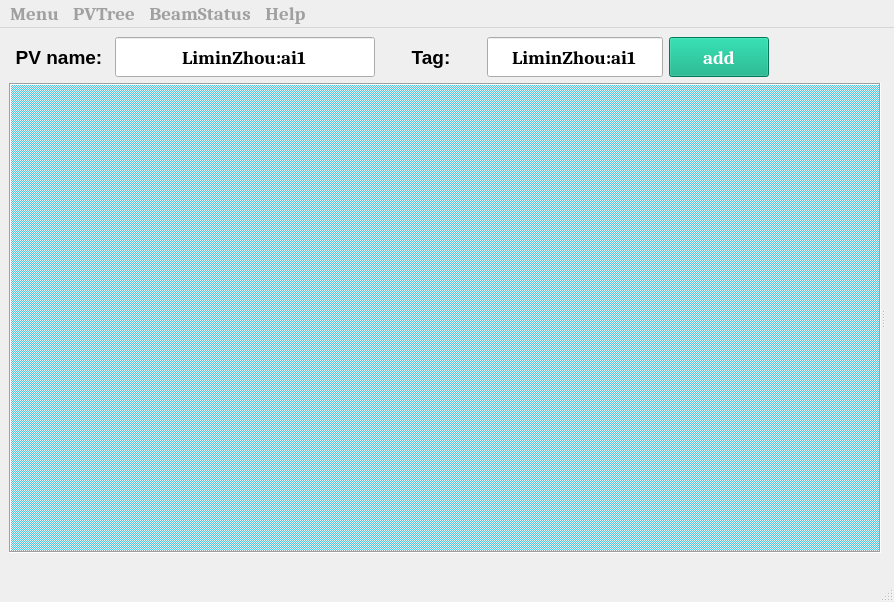
<?xml version="1.0" encoding="UTF-8"?>
<ui version="4.0">
 <class>MainWindow</class>
 <widget class="QMainWindow" name="MainWindow">
  <property name="geometry">
   <rect>
    <x>0</x>
    <y>0</y>
    <width>894</width>
    <height>602</height>
   </rect>
  </property>
  <property name="windowTitle">
   <string>MainWindow</string>
  </property>
  <widget class="QWidget" name="centralwidget">
   <layout class="QGridLayout" name="gridLayout">
    <item row="0" column="0">
     <layout class="QVBoxLayout" name="verticalLayout_2">
      <item>
       <layout class="QVBoxLayout" name="verticalLayout">
        <item>
         <layout class="QHBoxLayout" name="horizontalLayout">
          <item>
           <widget class="QLabel" name="label_5">
            <property name="sizePolicy">
             <sizepolicy hsizetype="Fixed" vsizetype="Fixed">
              <horstretch>0</horstretch>
              <verstretch>0</verstretch>
             </sizepolicy>
            </property>
            <property name="minimumSize">
             <size>
              <width>100</width>
              <height>40</height>
             </size>
            </property>
            <property name="maximumSize">
             <size>
              <width>100</width>
              <height>40</height>
             </size>
            </property>
            <property name="palette">
             <palette>
              <active>
               <colorrole role="WindowText">
                <brush brushstyle="SolidPattern">
                 <color alpha="255">
                  <red>255</red>
                  <green>85</green>
                  <blue>0</blue>
                 </color>
                </brush>
               </colorrole>
               <colorrole role="Text">
                <brush brushstyle="SolidPattern">
                 <color alpha="255">
                  <red>0</red>
                  <green>170</green>
                  <blue>255</blue>
                 </color>
                </brush>
               </colorrole>
               <colorrole role="ButtonText">
                <brush brushstyle="SolidPattern">
                 <color alpha="255">
                  <red>0</red>
                  <green>255</green>
                  <blue>255</blue>
                 </color>
                </brush>
               </colorrole>
              </active>
              <inactive>
               <colorrole role="WindowText">
                <brush brushstyle="SolidPattern">
                 <color alpha="255">
                  <red>0</red>
                  <green>0</green>
                  <blue>0</blue>
                 </color>
                </brush>
               </colorrole>
               <colorrole role="Text">
                <brush brushstyle="SolidPattern">
                 <color alpha="255">
                  <red>0</red>
                  <green>0</green>
                  <blue>0</blue>
                 </color>
                </brush>
               </colorrole>
               <colorrole role="ButtonText">
                <brush brushstyle="SolidPattern">
                 <color alpha="255">
                  <red>0</red>
                  <green>0</green>
                  <blue>0</blue>
                 </color>
                </brush>
               </colorrole>
              </inactive>
              <disabled>
               <colorrole role="WindowText">
                <brush brushstyle="SolidPattern">
                 <color alpha="255">
                  <red>120</red>
                  <green>120</green>
                  <blue>120</blue>
                 </color>
                </brush>
               </colorrole>
               <colorrole role="Text">
                <brush brushstyle="SolidPattern">
                 <color alpha="255">
                  <red>120</red>
                  <green>120</green>
                  <blue>120</blue>
                 </color>
                </brush>
               </colorrole>
               <colorrole role="ButtonText">
                <brush brushstyle="SolidPattern">
                 <color alpha="255">
                  <red>120</red>
                  <green>120</green>
                  <blue>120</blue>
                 </color>
                </brush>
               </colorrole>
              </disabled>
             </palette>
            </property>
            <property name="font">
             <font>
              <family>Arial</family>
              <pointsize>14</pointsize>
              <bold>true</bold>
             </font>
            </property>
            <property name="frameShape">
             <enum>QFrame::NoFrame</enum>
            </property>
            <property name="frameShadow">
             <enum>QFrame::Sunken</enum>
            </property>
            <property name="text">
             <string>PV name:</string>
            </property>
            <property name="alignment">
             <set>Qt::AlignCenter</set>
            </property>
           </widget>
          </item>
          <item>
           <widget class="QLineEdit" name="PV_name_txt">
            <property name="minimumSize">
             <size>
              <width>260</width>
              <height>40</height>
             </size>
            </property>
            <property name="maximumSize">
             <size>
              <width>16777215</width>
              <height>40</height>
             </size>
            </property>
            <property name="palette">
             <palette>
              <active>
               <colorrole role="Text">
                <brush brushstyle="SolidPattern">
                 <color alpha="255">
                  <red>255</red>
                  <green>85</green>
                  <blue>0</blue>
                 </color>
                </brush>
               </colorrole>
              </active>
              <inactive>
               <colorrole role="Text">
                <brush brushstyle="SolidPattern">
                 <color alpha="255">
                  <red>0</red>
                  <green>0</green>
                  <blue>0</blue>
                 </color>
                </brush>
               </colorrole>
              </inactive>
              <disabled>
               <colorrole role="Text">
                <brush brushstyle="SolidPattern">
                 <color alpha="255">
                  <red>120</red>
                  <green>120</green>
                  <blue>120</blue>
                 </color>
                </brush>
               </colorrole>
              </disabled>
             </palette>
            </property>
            <property name="font">
             <font>
              <family>Cambria</family>
              <pointsize>14</pointsize>
              <bold>true</bold>
             </font>
            </property>
            <property name="text">
             <string>LiminZhou:ai1</string>
            </property>
            <property name="alignment">
             <set>Qt::AlignCenter</set>
            </property>
            <property name="placeholderText">
             <string>PV name</string>
            </property>
           </widget>
          </item>
          <item>
           <widget class="QLabel" name="label_6">
            <property name="sizePolicy">
             <sizepolicy hsizetype="Fixed" vsizetype="Fixed">
              <horstretch>0</horstretch>
              <verstretch>0</verstretch>
             </sizepolicy>
            </property>
            <property name="minimumSize">
             <size>
              <width>100</width>
              <height>40</height>
             </size>
            </property>
            <property name="maximumSize">
             <size>
              <width>100</width>
              <height>40</height>
             </size>
            </property>
            <property name="palette">
             <palette>
              <active>
               <colorrole role="WindowText">
                <brush brushstyle="SolidPattern">
                 <color alpha="255">
                  <red>255</red>
                  <green>85</green>
                  <blue>0</blue>
                 </color>
                </brush>
               </colorrole>
               <colorrole role="Text">
                <brush brushstyle="SolidPattern">
                 <color alpha="255">
                  <red>0</red>
                  <green>170</green>
                  <blue>255</blue>
                 </color>
                </brush>
               </colorrole>
               <colorrole role="ButtonText">
                <brush brushstyle="SolidPattern">
                 <color alpha="255">
                  <red>0</red>
                  <green>255</green>
                  <blue>255</blue>
                 </color>
                </brush>
               </colorrole>
              </active>
              <inactive>
               <colorrole role="WindowText">
                <brush brushstyle="SolidPattern">
                 <color alpha="255">
                  <red>0</red>
                  <green>0</green>
                  <blue>0</blue>
                 </color>
                </brush>
               </colorrole>
               <colorrole role="Text">
                <brush brushstyle="SolidPattern">
                 <color alpha="255">
                  <red>0</red>
                  <green>0</green>
                  <blue>0</blue>
                 </color>
                </brush>
               </colorrole>
               <colorrole role="ButtonText">
                <brush brushstyle="SolidPattern">
                 <color alpha="255">
                  <red>0</red>
                  <green>0</green>
                  <blue>0</blue>
                 </color>
                </brush>
               </colorrole>
              </inactive>
              <disabled>
               <colorrole role="WindowText">
                <brush brushstyle="SolidPattern">
                 <color alpha="255">
                  <red>120</red>
                  <green>120</green>
                  <blue>120</blue>
                 </color>
                </brush>
               </colorrole>
               <colorrole role="Text">
                <brush brushstyle="SolidPattern">
                 <color alpha="255">
                  <red>120</red>
                  <green>120</green>
                  <blue>120</blue>
                 </color>
                </brush>
               </colorrole>
               <colorrole role="ButtonText">
                <brush brushstyle="SolidPattern">
                 <color alpha="255">
                  <red>120</red>
                  <green>120</green>
                  <blue>120</blue>
                 </color>
                </brush>
               </colorrole>
              </disabled>
             </palette>
            </property>
            <property name="font">
             <font>
              <family>Arial</family>
              <pointsize>14</pointsize>
              <bold>true</bold>
             </font>
            </property>
            <property name="frameShape">
             <enum>QFrame::NoFrame</enum>
            </property>
            <property name="frameShadow">
             <enum>QFrame::Sunken</enum>
            </property>
            <property name="text">
             <string>Tag:</string>
            </property>
            <property name="alignment">
             <set>Qt::AlignCenter</set>
            </property>
           </widget>
          </item>
          <item>
           <widget class="QLineEdit" name="Tag_name_txt">
            <property name="minimumSize">
             <size>
              <width>150</width>
              <height>40</height>
             </size>
            </property>
            <property name="maximumSize">
             <size>
              <width>16777215</width>
              <height>40</height>
             </size>
            </property>
            <property name="palette">
             <palette>
              <active>
               <colorrole role="Text">
                <brush brushstyle="SolidPattern">
                 <color alpha="255">
                  <red>255</red>
                  <green>85</green>
                  <blue>0</blue>
                 </color>
                </brush>
               </colorrole>
              </active>
              <inactive>
               <colorrole role="Text">
                <brush brushstyle="SolidPattern">
                 <color alpha="255">
                  <red>0</red>
                  <green>0</green>
                  <blue>0</blue>
                 </color>
                </brush>
               </colorrole>
              </inactive>
              <disabled>
               <colorrole role="Text">
                <brush brushstyle="SolidPattern">
                 <color alpha="255">
                  <red>120</red>
                  <green>120</green>
                  <blue>120</blue>
                 </color>
                </brush>
               </colorrole>
              </disabled>
             </palette>
            </property>
            <property name="font">
             <font>
              <family>Cambria</family>
              <pointsize>14</pointsize>
              <bold>true</bold>
             </font>
            </property>
            <property name="text">
             <string>LiminZhou:ai1</string>
            </property>
            <property name="alignment">
             <set>Qt::AlignCenter</set>
            </property>
            <property name="placeholderText">
             <string>PV name</string>
            </property>
           </widget>
          </item>
          <item>
           <widget class="QPushButton" name="Add_pv_btn">
            <property name="sizePolicy">
             <sizepolicy hsizetype="Fixed" vsizetype="Fixed">
              <horstretch>0</horstretch>
              <verstretch>0</verstretch>
             </sizepolicy>
            </property>
            <property name="minimumSize">
             <size>
              <width>100</width>
              <height>40</height>
             </size>
            </property>
            <property name="maximumSize">
             <size>
              <width>100</width>
              <height>40</height>
             </size>
            </property>
            <property name="font">
             <font>
              <family>Cambria</family>
              <pointsize>14</pointsize>
              <bold>true</bold>
             </font>
            </property>
            <property name="styleSheet">
             <string notr="true">QPushButton{background-color: rgb(0, 170, 127);selection-color: rgb(255, 85, 127);
color: rgb(255, 255, 255);}

QPushButton:hover{background-color:rgb(0, 170, 255);}

QPushButton:pressed{background-color:rgb(255, 91, 58);}</string>
            </property>
            <property name="text">
             <string>add</string>
            </property>
           </widget>
          </item>
          <item>
           <spacer name="horizontalSpacer">
            <property name="orientation">
             <enum>Qt::Horizontal</enum>
            </property>
            <property name="sizeHint" stdset="0">
             <size>
              <width>40</width>
              <height>20</height>
             </size>
            </property>
           </spacer>
          </item>
         </layout>
        </item>
        <item>
         <widget class="QSplitter" name="splitter">
          <property name="orientation">
           <enum>Qt::Horizontal</enum>
          </property>
          <widget class="QMdiArea" name="PV_mdi">
           <property name="styleSheet">
            <string notr="true"/>
           </property>
           <property name="frameShape">
            <enum>QFrame::Box</enum>
           </property>
           <property name="frameShadow">
            <enum>QFrame::Sunken</enum>
           </property>
           <property name="background">
            <brush brushstyle="Dense4Pattern">
             <color alpha="255">
              <red>76</red>
              <green>200</green>
              <blue>231</blue>
             </color>
            </brush>
           </property>
           <property name="viewMode">
            <enum>QMdiArea::SubWindowView</enum>
           </property>
           <property name="documentMode">
            <bool>true</bool>
           </property>
           <property name="tabsMovable">
            <bool>false</bool>
           </property>
           <property name="tabShape">
            <enum>QTabWidget::Rounded</enum>
           </property>
          </widget>
          <widget class="QWidget" name="verticalLayoutWidget">
           <layout class="QVBoxLayout" name="BeamStatus_VLayout"/>
          </widget>
         </widget>
        </item>
       </layout>
      </item>
      <item>
       <widget class="QLabel" name="IP_label">
        <property name="sizePolicy">
         <sizepolicy hsizetype="Expanding" vsizetype="Fixed">
          <horstretch>0</horstretch>
          <verstretch>0</verstretch>
         </sizepolicy>
        </property>
        <property name="minimumSize">
         <size>
          <width>100</width>
          <height>12</height>
         </size>
        </property>
        <property name="maximumSize">
         <size>
          <width>16777215</width>
          <height>12</height>
         </size>
        </property>
        <property name="palette">
         <palette>
          <active>
           <colorrole role="WindowText">
            <brush brushstyle="SolidPattern">
             <color alpha="255">
              <red>255</red>
              <green>77</green>
              <blue>23</blue>
             </color>
            </brush>
           </colorrole>
           <colorrole role="Text">
            <brush brushstyle="SolidPattern">
             <color alpha="255">
              <red>255</red>
              <green>77</green>
              <blue>23</blue>
             </color>
            </brush>
           </colorrole>
           <colorrole role="ButtonText">
            <brush brushstyle="SolidPattern">
             <color alpha="255">
              <red>255</red>
              <green>77</green>
              <blue>23</blue>
             </color>
            </brush>
           </colorrole>
          </active>
          <inactive>
           <colorrole role="WindowText">
            <brush brushstyle="SolidPattern">
             <color alpha="255">
              <red>0</red>
              <green>0</green>
              <blue>0</blue>
             </color>
            </brush>
           </colorrole>
           <colorrole role="Text">
            <brush brushstyle="SolidPattern">
             <color alpha="255">
              <red>0</red>
              <green>0</green>
              <blue>0</blue>
             </color>
            </brush>
           </colorrole>
           <colorrole role="ButtonText">
            <brush brushstyle="SolidPattern">
             <color alpha="255">
              <red>0</red>
              <green>0</green>
              <blue>0</blue>
             </color>
            </brush>
           </colorrole>
          </inactive>
          <disabled>
           <colorrole role="WindowText">
            <brush brushstyle="SolidPattern">
             <color alpha="255">
              <red>120</red>
              <green>120</green>
              <blue>120</blue>
             </color>
            </brush>
           </colorrole>
           <colorrole role="Text">
            <brush brushstyle="SolidPattern">
             <color alpha="255">
              <red>120</red>
              <green>120</green>
              <blue>120</blue>
             </color>
            </brush>
           </colorrole>
           <colorrole role="ButtonText">
            <brush brushstyle="SolidPattern">
             <color alpha="255">
              <red>120</red>
              <green>120</green>
              <blue>120</blue>
             </color>
            </brush>
           </colorrole>
          </disabled>
         </palette>
        </property>
        <property name="font">
         <font>
          <family>Cambria</family>
          <pointsize>12</pointsize>
          <italic>true</italic>
         </font>
        </property>
        <property name="text">
         <string/>
        </property>
        <property name="alignment">
         <set>Qt::AlignRight|Qt::AlignTrailing|Qt::AlignVCenter</set>
        </property>
       </widget>
      </item>
     </layout>
    </item>
   </layout>
  </widget>
  <widget class="QMenuBar" name="menubar">
   <property name="geometry">
    <rect>
     <x>0</x>
     <y>0</y>
     <width>894</width>
     <height>28</height>
    </rect>
   </property>
   <property name="palette">
    <palette>
     <active>
      <colorrole role="ButtonText">
       <brush brushstyle="SolidPattern">
        <color alpha="255">
         <red>22</red>
         <green>22</green>
         <blue>22</blue>
        </color>
       </brush>
      </colorrole>
     </active>
     <inactive>
      <colorrole role="ButtonText">
       <brush brushstyle="SolidPattern">
        <color alpha="255">
         <red>160</red>
         <green>160</green>
         <blue>160</blue>
        </color>
       </brush>
      </colorrole>
     </inactive>
     <disabled>
      <colorrole role="ButtonText">
       <brush brushstyle="SolidPattern">
        <color alpha="255">
         <red>120</red>
         <green>120</green>
         <blue>120</blue>
        </color>
       </brush>
      </colorrole>
     </disabled>
    </palette>
   </property>
   <property name="font">
    <font>
     <family>Cambria</family>
     <pointsize>14</pointsize>
     <bold>true</bold>
    </font>
   </property>
   <widget class="QMenu" name="menuMenu">
    <property name="palette">
     <palette>
      <active>
       <colorrole role="Text">
        <brush brushstyle="SolidPattern">
         <color alpha="255">
          <red>47</red>
          <green>198</green>
          <blue>198</blue>
         </color>
        </brush>
       </colorrole>
      </active>
      <inactive>
       <colorrole role="Text">
        <brush brushstyle="SolidPattern">
         <color alpha="255">
          <red>0</red>
          <green>0</green>
          <blue>0</blue>
         </color>
        </brush>
       </colorrole>
      </inactive>
      <disabled>
       <colorrole role="Text">
        <brush brushstyle="SolidPattern">
         <color alpha="255">
          <red>109</red>
          <green>109</green>
          <blue>109</blue>
         </color>
        </brush>
       </colorrole>
      </disabled>
     </palette>
    </property>
    <property name="font">
     <font>
      <family>Arial</family>
      <pointsize>12</pointsize>
      <bold>true</bold>
     </font>
    </property>
    <property name="title">
     <string>Menu</string>
    </property>
    <addaction name="actionViewPVs"/>
    <addaction name="actionadd_PV_name"/>
   </widget>
   <widget class="QMenu" name="menuPVTree">
    <property name="palette">
     <palette>
      <active>
       <colorrole role="Text">
        <brush brushstyle="SolidPattern">
         <color alpha="255">
          <red>47</red>
          <green>198</green>
          <blue>198</blue>
         </color>
        </brush>
       </colorrole>
      </active>
      <inactive>
       <colorrole role="Text">
        <brush brushstyle="SolidPattern">
         <color alpha="255">
          <red>0</red>
          <green>0</green>
          <blue>0</blue>
         </color>
        </brush>
       </colorrole>
      </inactive>
      <disabled>
       <colorrole role="Text">
        <brush brushstyle="SolidPattern">
         <color alpha="255">
          <red>109</red>
          <green>109</green>
          <blue>109</blue>
         </color>
        </brush>
       </colorrole>
      </disabled>
     </palette>
    </property>
    <property name="font">
     <font>
      <family>Arial</family>
      <pointsize>12</pointsize>
      <bold>true</bold>
     </font>
    </property>
    <property name="title">
     <string>PVTree</string>
    </property>
    <addaction name="action20U"/>
   </widget>
   <widget class="QMenu" name="menuBeamStatus">
    <property name="palette">
     <palette>
      <active>
       <colorrole role="Text">
        <brush brushstyle="SolidPattern">
         <color alpha="255">
          <red>47</red>
          <green>198</green>
          <blue>198</blue>
         </color>
        </brush>
       </colorrole>
      </active>
      <inactive>
       <colorrole role="Text">
        <brush brushstyle="SolidPattern">
         <color alpha="255">
          <red>0</red>
          <green>0</green>
          <blue>0</blue>
         </color>
        </brush>
       </colorrole>
      </inactive>
      <disabled>
       <colorrole role="Text">
        <brush brushstyle="SolidPattern">
         <color alpha="255">
          <red>109</red>
          <green>109</green>
          <blue>109</blue>
         </color>
        </brush>
       </colorrole>
      </disabled>
     </palette>
    </property>
    <property name="font">
     <font>
      <family>Arial</family>
      <pointsize>12</pointsize>
      <bold>true</bold>
     </font>
    </property>
    <property name="title">
     <string>BeamStatus</string>
    </property>
    <addaction name="actionSSRF_epics"/>
    <addaction name="actionSSRF_internet"/>
   </widget>
   <widget class="QMenu" name="menuHelp">
    <property name="title">
     <string>Help</string>
    </property>
   </widget>
   <addaction name="menuMenu"/>
   <addaction name="menuPVTree"/>
   <addaction name="menuBeamStatus"/>
   <addaction name="menuHelp"/>
  </widget>
  <widget class="QStatusBar" name="statusbar"/>
  <action name="actionSSRF_epics">
   <property name="text">
    <string>SSRF-epics</string>
   </property>
  </action>
  <action name="actionSSRF_internet">
   <property name="text">
    <string>SSRF-internet</string>
   </property>
  </action>
  <action name="action20U">
   <property name="text">
    <string>20U</string>
   </property>
   <property name="font">
    <font>
     <family>Arial</family>
     <pointsize>12</pointsize>
    </font>
   </property>
  </action>
  <action name="actionViewPVs">
   <property name="text">
    <string>ViewPVs</string>
   </property>
  </action>
  <action name="actionadd_PV_name">
   <property name="text">
    <string>add PV name</string>
   </property>
  </action>
 </widget>
 <resources/>
 <connections/>
</ui>
